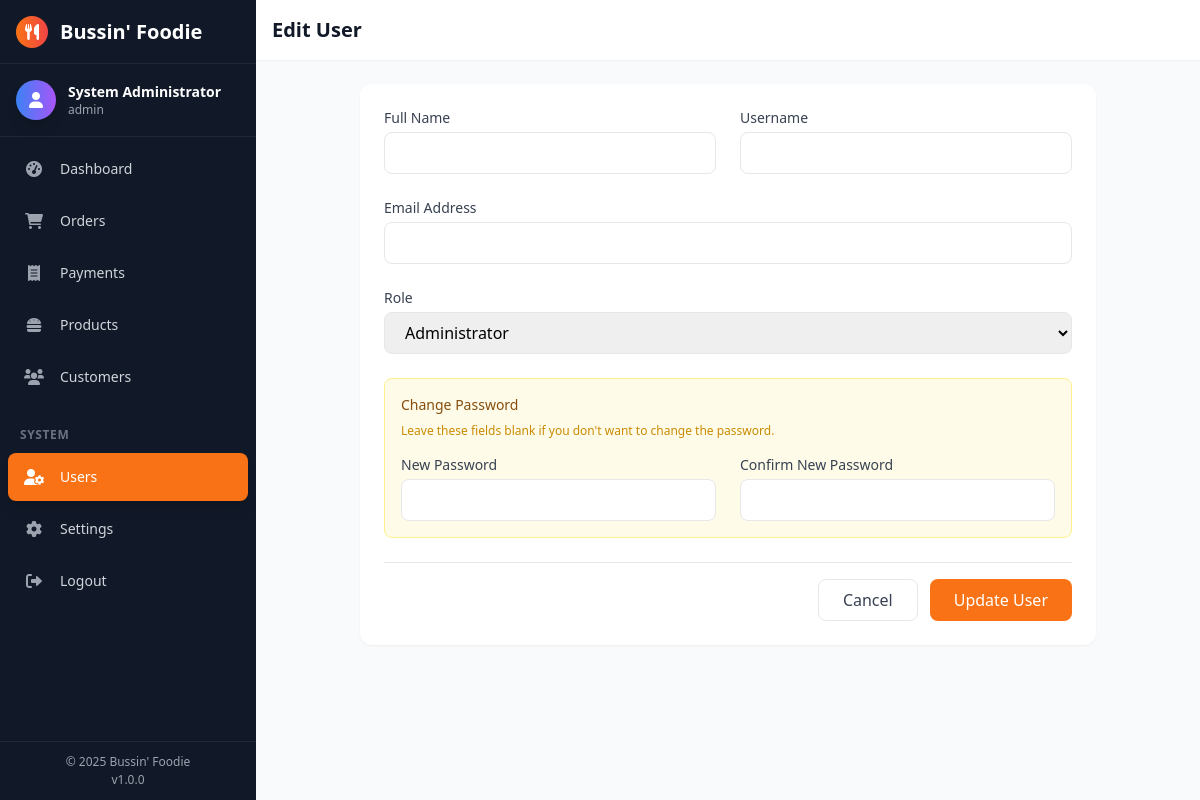
Page /users/edit/1 (signed in) on the committed database.
### tables this page shows
CREATE TABLE `users` (
  `id` INT PRIMARY KEY AUTO_INCREMENT,
  `username` VARCHAR(50) UNIQUE NOT NULL,
  `email` VARCHAR(100) UNIQUE NOT NULL,
  `password_hash` VARCHAR(255) NOT NULL,
  `full_name` VARCHAR(100) NOT NULL,
  `role` ENUM('admin', 'staff') DEFAULT 'admin',
  `created_at` TIMESTAMP DEFAULT CURRENT_TIMESTAMP,
  `updated_at` TIMESTAMP DEFAULT CURRENT_TIMESTAMP ON UPDATE CURRENT_TIMESTAMP
);

### app/Helpers/Auth.php (called while the page is built, shortened)
<?php
class Auth {
    public static function isLoggedIn() {
        return isset($_SESSION['admin_logged_in']) && $_SESSION['admin_logged_in'] === true;
    }
    public static function getUser() {
        if (self::isLoggedIn()) {
            return [
                'id' => $_SESSION['admin_id'] ?? null,
                'name' => $_SESSION['admin_name'] ?? null,
                'role' => $_SESSION['admin_role'] ?? null
            ];
        }
        return null;
    }
}

### app/Controllers/UserController.php (called while the page is built, shortened)
<?php
class UserController {
    private $userModel;
    public function __construct() {
        require_once APP_PATH . '/Models/User.php';
        $this->userModel = new User();
    }
    public function edit($id) {
        $user = $this->userModel->find($id);
        $this->render('users/edit', [
            'user' => $user,
            'pageTitle' => 'Edit User: ' . $user['username']
        ]);
    }
    private function render($view, $data = []) {
        extract($data);
        require_once VIEWS_PATH . '/layouts/header.php';
        require_once VIEWS_PATH . '/layouts/sidebar.php';
        require_once VIEWS_PATH . '/' . $view . '.php';
        require_once VIEWS_PATH . '/layouts/footer.php';
    }
}

### app/Models/User.php (called while the page is built, shortened)
<?php
class User {
    private $db;
    public function __construct() {
        require_once APP_PATH . '/Helpers/Database.php';
        $this->db = Database::getConnection();
    }
    public function find($id) {
        $stmt = $this->db->prepare("SELECT * FROM users WHERE id = ?");
        $stmt->execute([$id]);
        return $stmt->fetch();
    }
}

### config/database.php (called while the page is built, shortened)
<?php
function getDBConnection() {
    try {
        $dsn = "mysql:host=" . DB_HOST . ";dbname=" . DB_NAME . ";charset=" . DB_CHARSET;
        $pdo = new PDO($dsn, DB_USER, DB_PASS, DB_OPTIONS);
        $pdo->query("SELECT 1");
        return $pdo;
    } catch (PDOException $e) {
        error_log("Database connection failed: " . $e->getMessage());
        die("Database connection error. Please check configuration.");
    }
}

### app/Helpers/Database.php (called while the page is built, shortened)
<?php
class Database {
    private static $connection = null;
    public static function getConnection() {
        if (self::$connection === null) {
            try {
                require_once dirname(__DIR__, 2) . '/config/database.php';
                self::$connection = getDBConnection();
            } catch (Exception $e) {
                error_log("Database connection failed: " . $e->getMessage());
                throw $e;
            }
        }
        return self::$connection;
    }
}

### app/Helpers/functions.php (called while the page is built, shortened)
<?php
function e($value): string
{
    if ($value === null) {
        return '';
    }
    return htmlspecialchars((string) $value, ENT_QUOTES | ENT_SUBSTITUTE, 'UTF-8');
}

### app/Views/users/edit.php (the view, shortened to what this page needs)
<div class="min-h-full-screen">
    <header class="bg-white shadow md:shadow-sm sticky top-0 z-20">
        <div class="px-4 py-4">
            <h1 class="text-xl font-bold text-gray-900">Edit User</h1>
        </div>
    </header>
    <div class="px-4 py-6 max-w-3xl mx-auto">
        <div class="bg-white rounded-xl shadow-sm p-6">
            <form method="POST" action="/users/update/<?= $user['id'] ?>">
                <div class="space-y-6">
                    <div class="grid grid-cols-1 md:grid-cols-2 gap-6">
                        <div>
                            <label class="block text-sm font-medium text-gray-700">Full Name</label>
                            <input type="text" name="full_name" value="<?= e($user['full_name']) ?>" required class="w-full mt-1 px-4 py-2 border rounded-lg focus:ring-orange-500">
                        </div>
                        <div>
                            <label class="block text-sm font-medium text-gray-700">Username</label>
                            <input type="text" name="username" value="<?= e($user['username']) ?>" required class="w-full mt-1 px-4 py-2 border rounded-lg focus:ring-orange-500">
                        </div>
                    </div>
                    <div>
                        <label class="block text-sm font-medium text-gray-700">Email Address</label>
                        <input type="email" name="email" value="<?= e($user['email']) ?>" required class="w-full mt-1 px-4 py-2 border rounded-lg focus:ring-orange-500">
                    </div>
                    <div>
                        <label class="block text-sm font-medium text-gray-700">Role</label>
                        <select name="role" class="w-full mt-1 px-4 py-2 border rounded-lg focus:ring-orange-500">
                            <option value="admin" <?= $user['role'] == 'admin' ? 'selected' : '' ?>>Administrator</option>
                        </select>
                    </div>
                    <div class="bg-yellow-50 p-4 rounded-lg border border-yellow-200 mt-4">
                        <h3 class="text-sm font-medium text-yellow-800 mb-2">Change Password</h3>
                        <p class="text-xs text-yellow-600 mb-4">Leave these fields blank if you don't want to change the password.</p>
                        <div class="grid grid-cols-1 md:grid-cols-2 gap-6">
                            <div>
                                <label class="block text-sm font-medium text-gray-700">New Password</label>
                                <input type="password" name="password" class="w-full mt-1 px-4 py-2 border rounded-lg focus:ring-orange-500">
                            </div>
                            <div>
                                <label class="block text-sm font-medium text-gray-700">Confirm New Password</label>
                                <input type="password" name="confirm_password" class="w-full mt-1 px-4 py-2 border rounded-lg focus:ring-orange-500">
                            </div>
                        </div>
                    </div>
                    <div class="flex justify-end space-x-3 pt-4 border-t">
                        <a href="/users" class="px-6 py-2 border rounded-lg hover:bg-gray-50 text-gray-700">Cancel</a>
                        <button type="submit" class="px-6 py-2 bg-orange-500 text-white rounded-lg hover:bg-orange-600">Update User</button>
                    </div>
                </div>
            </form>
        </div>
    </div>
</div>

### app/Views/layouts/sidebar.php (shortened to what this page needs)
<?php if (Auth::isLoggedIn()): ?>
<?php
    $user = Auth::getUser();
    $currentUri = $_SERVER['REQUEST_URI'] ?? '/';
    function getLinkClass($uri, $path) {
        $isActive = false;
        if ($path === '/dashboard') {
            $isActive = ($uri === '/dashboard' || $uri === '/' || $uri === '/index.php');
        } else {
            $isActive = (strpos($uri, $path) === 0);
        }
        return $isActive
            ? 'bg-orange-500 text-white shadow-lg'
            : 'hover:bg-gray-800 hover:text-white text-gray-300';
    }
    function getIconClass($uri, $path) {
        $isActive = false;
        if ($path === '/dashboard') {
            $isActive = ($uri === '/dashboard' || $uri === '/' || $uri === '/index.php');
        } else {
            $isActive = (strpos($uri, $path) === 0);
        }
        return $isActive
            ? 'text-white'
            : 'text-gray-400 group-hover:text-white';
    }
?>
<div class="flex flex-col md:flex-row h-full">
    <aside id="sidebar"
           class="sidebar-transition fixed top-0 left-0 z-30 w-64 bg-gray-900 text-white transform -translate-x-full
                  md:sticky md:top-0 md:left-0 md:z-0 md:translate-x-0 md:flex md:flex-col md:h-screen md:min-h-screen">
        <div class="flex items-center justify-between h-16 px-4 border-b border-gray-800 bg-gray-900 flex-shrink-0">
            <div class="flex items-center space-x-3">
                <div class="w-8 h-8 bg-gradient-to-r from-orange-500 to-red-500 rounded-full flex items-center justify-center">
                    <i class="fas fa-utensils"></i>
                </div>
                <span class="text-xl font-bold">Bussin' Foodie</span>
            </div>
        </div>
        <div class="px-4 py-4 border-b border-gray-800 bg-gray-900 flex-shrink-0">
            <div class="flex items-center space-x-3">
                <div class="w-10 h-10 bg-gradient-to-r from-blue-500 to-purple-500 rounded-full flex items-center justify-center shadow-lg flex-shrink-0">
                    <i class="fas fa-user"></i>
                </div>
                <div class="flex-1 min-w-0">
                    <h3 class="font-semibold text-sm truncate" title="<?= e($user['name']) ?>"><?= e($user['name']) ?></h3>
                    <p class="text-xs text-gray-400 truncate"><?= e($user['role']) ?></p>
                </div>
            </div>
        </div>
        <div class="flex-1 overflow-y-auto overflow-x-hidden py-2">
            <nav class="space-y-1 px-2">
                <a href="/dashboard"
                   class="flex items-center space-x-3 px-3 py-2.5 rounded-lg transition-all duration-200 group <?= getLinkClass($currentUri, '/dashboard') ?>">
                    <div class="w-7 h-7 flex items-center justify-center shrink-0">
                        <i class="fas fa-tachometer-alt text-base <?= getIconClass($currentUri, '/dashboard') ?>"></i>
                    </div>
                    <span class="font-medium text-sm">Dashboard</span>
                </a>
                <a href="/orders"
                   class="flex items-center space-x-3 px-3 py-2.5 rounded-lg transition-all duration-200 group <?= getLinkClass($currentUri, '/orders') ?>">
                    <div class="w-7 h-7 flex items-center justify-center relative shrink-0">
                        <i class="fas fa-shopping-cart text-base <?= getIconClass($currentUri, '/orders') ?>"></i>
                    </div>
                    <span class="font-medium text-sm">Orders</span>
                </a>
                <a href="/payments"
                   class="flex items-center space-x-3 px-3 py-2.5 rounded-lg
                   transition-all duration-200 group <?=
                   getLinkClass($currentUri, '/payments') ?>">
                    <div class="w-7 h-7 flex items-center justify-center shrink-0">
                    <i class="fas fa-receipt text-base <?= getIconClass($currentUri, '/payments') ?>"></i>
                    </div>
                    <span class="font-medium text-sm">Payments</span>
                </a>
                <a href="/products"
                   class="flex items-center space-x-3 px-3 py-2.5 rounded-lg transition-all duration-200 group <?= getLinkClass($currentUri, '/products') ?>">
                    <div class="w-7 h-7 flex items-center justify-center relative shrink-0">
                        <i class="fas fa-hamburger text-base <?= getIconClass($currentUri, '/products') ?>"></i>
                    </div>
                    <span class="font-medium text-sm">Products</span>
                </a>
                <a href="/customers"
                   class="flex items-center space-x-3 px-3 py-2.5 rounded-lg transition-all duration-200 group <?= getLinkClass($currentUri, '/customers') ?>">
                    <div class="w-7 h-7 flex items-center justify-center shrink-0">
                        <i class="fas fa-users text-base <?= getIconClass($currentUri, '/customers') ?>"></i>
                    </div>
                    <span class="font-medium text-sm">Customers</span>
                </a>
                <div class="px-3 pt-4 pb-1">
                    <span class="text-xs uppercase text-gray-500 tracking-wider font-semibold">System</span>
                </div>
                <a href="/users"
                   class="flex items-center space-x-3 px-3 py-2.5 rounded-lg transition-all duration-200 group <?= getLinkClass($currentUri, '/users') ?>">
                    <div class="w-7 h-7 flex items-center justify-center shrink-0">
                        <i class="fas fa-user-cog text-base <?= getIconClass($currentUri, '/users') ?>"></i>
                    </div>
                    <span class="font-medium text-sm">Users</span>
                </a>
                <a href="/settings"
                   class="flex items-center space-x-3 px-3 py-2.5 rounded-lg transition-all duration-200 group hover:bg-gray-800 hover:text-white text-gray-300">
                    <div class="w-7 h-7 flex items-center justify-center shrink-0">
                        <i class="fas fa-cog text-base text-gray-400 group-hover:text-white"></i>
                    </div>
                    <span class="font-medium text-sm">Settings</span>
                </a>
                <a href="/logout"
                   class="flex items-center space-x-3 px-3 py-2.5 rounded-lg transition-all duration-200 hover:bg-red-900 hover:text-white text-gray-300 group mt-4 mb-2">
                    <div class="w-7 h-7 flex items-center justify-center shrink-0">
                        <i class="fas fa-sign-out-alt text-base text-gray-400 group-hover:text-white"></i>
                    </div>
                    <span class="font-medium text-sm">Logout</span>
                </a>
            </nav>
        </div>
        <div class="px-4 py-3 border-t border-gray-800 bg-gray-900 flex-shrink-0">
            <div class="text-center text-xs text-gray-400">
                <p>© <?= date('Y') ?> Bussin' Foodie</p>
                <p class="mt-0.5">v1.0.0</p>
            </div>
        </div>
    </aside>
    <div class="flex-1 w-full md:min-h-screen overflow-y-auto bg-gray-50">
        <main id="mainContent" class="min-h-screen w-full">
<?php endif; ?>

### app/Views/layouts/header.php (style rules this page uses)
.sidebar-transition { transition: transform 0.3s cubic-bezier(0.4, 0, 0.2, 1); }
html, body { height: 100%; }
#sidebar { scrollbar-width: thin; scrollbar-color: #4b5563 #1f2937; }

### rows in the picture
users: full_name "System Administrator", role "admin", role "Administrator"
